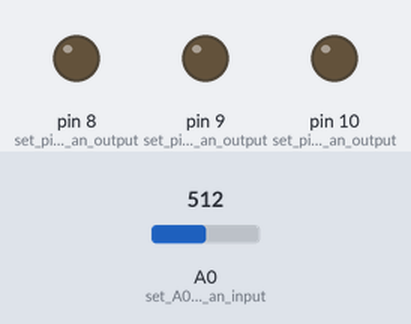
Bench run of a sketch on a simulated Arduino Uno, built with avr-gcc and run on an emulated ATmega328P. Shown: output pins drawn as LEDs (lit = HIGH). Inputs (shaded band) come from the test bench; at power-on: A0 (set_A0_as_an_input) = 512.

Above: at 1.2 s.
1.3 s: A0 (set_A0_as_an_input) set to 716
At 1.6 s:
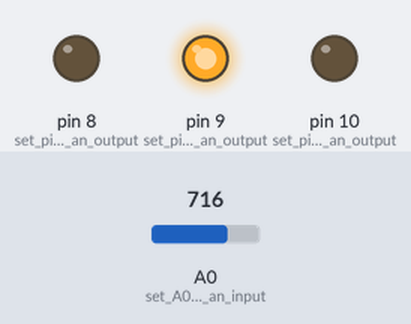
2.8 s: A0 (set_A0_as_an_input) set to 1016
4.3 s: A0 (set_A0_as_an_input) set to 1023
At 5.1 s:
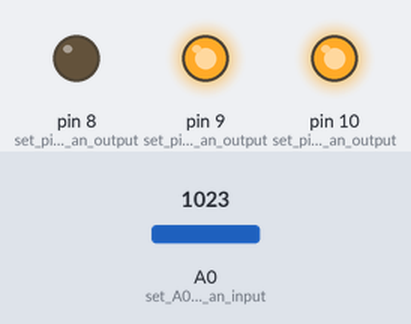
5.8 s: A0 (set_A0_as_an_input) set to 900
At 6.3 s:
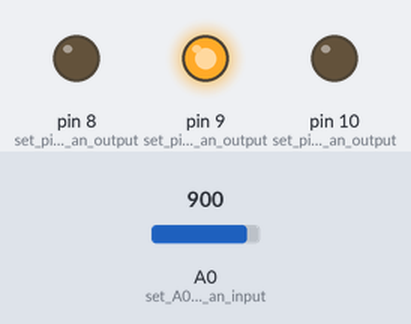
7.3 s: A0 (set_A0_as_an_input) set to 511
At 8.6 s:
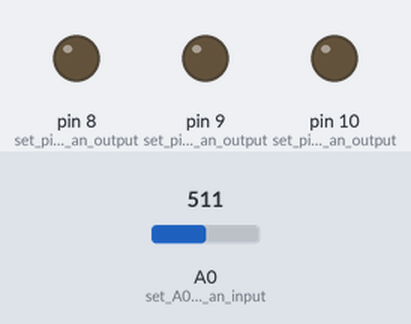
Timing chart, 0 to 9.8 s (numbered marks = the images above; inputs shaded):
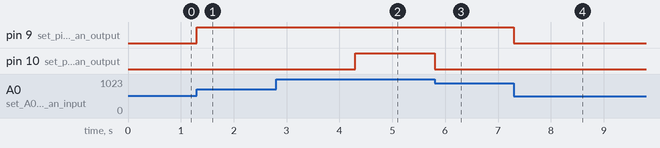

The sketch:

_white_through_different_color_Kevin_Sarmiento_Tapia_2291323.ino
```cpp
/*
Potentiometer change RGB color from black to white through different color
variations

The program's goal is to be able to change the color of the LCD in many different ways using the potentiometer.

The theme is the use of if and else to change RGB colors.
*/
float v; // creates the variable v
float RGB; // creates the variable RGB
int sensorValue; // creates the variable sensorValue
void setup() {

pinMode(A0,INPUT); // set A0 as an input
pinMode(8,OUTPUT); // set pin 8 as an output
pinMode(9,OUTPUT); // set pin 9 as an output
pinMode(10,OUTPUT); // set pin 10 as an output

}
void loop() {
sensorValue=analogRead(A0); // variable sensorValue will be analogRead(A0)
v=sensorValue*5/1023; // this is to convert bits into voltage value
RGB=(255*sensorValue)/1023; // this is to convert bits into RGB color code

if(v>=0.2){ // if v is more or equal to 0.2, then:
  analogWrite(8,RGB); // pin 8 will be on
} else{ // if not, then:
  analogWrite(8,0); // pin 8 will be off
};

if(v>=1.3){ // if v is equal or more than 1.3, then:
  analogWrite(9,RGB); // pin 9 will be on
} else{ // if not, then:
  analogWrite(9,0); // pin 9 will be off
};

if(v>=4.5){ // if v is equal or more than 4.5, then:
  analogWrite(10,RGB); // pin 10 will be on
} else{ // if not, then:
  analogWrite(10,0); // pin 10 will be off
};
}
```

Measured:
- the behaviour switches between 1022 and 1023 on A0 (set_A0_as_an_input) (found by bisection; images 1 and 2)
- after the input at 1.3 s, pin 9 (set_pin_9_as_an_output): LOW → HIGH at once
- after the input at 2.8 s, every drawn part: stays the same
- after the input at 4.3 s, pin 10 (set_pin_10_as_an_output): LOW → HIGH at once
- after the input at 5.8 s, pin 10 (set_pin_10_as_an_output): HIGH → LOW at once
- after the input at 7.3 s, pin 9 (set_pin_9_as_an_output): HIGH → LOW at once
